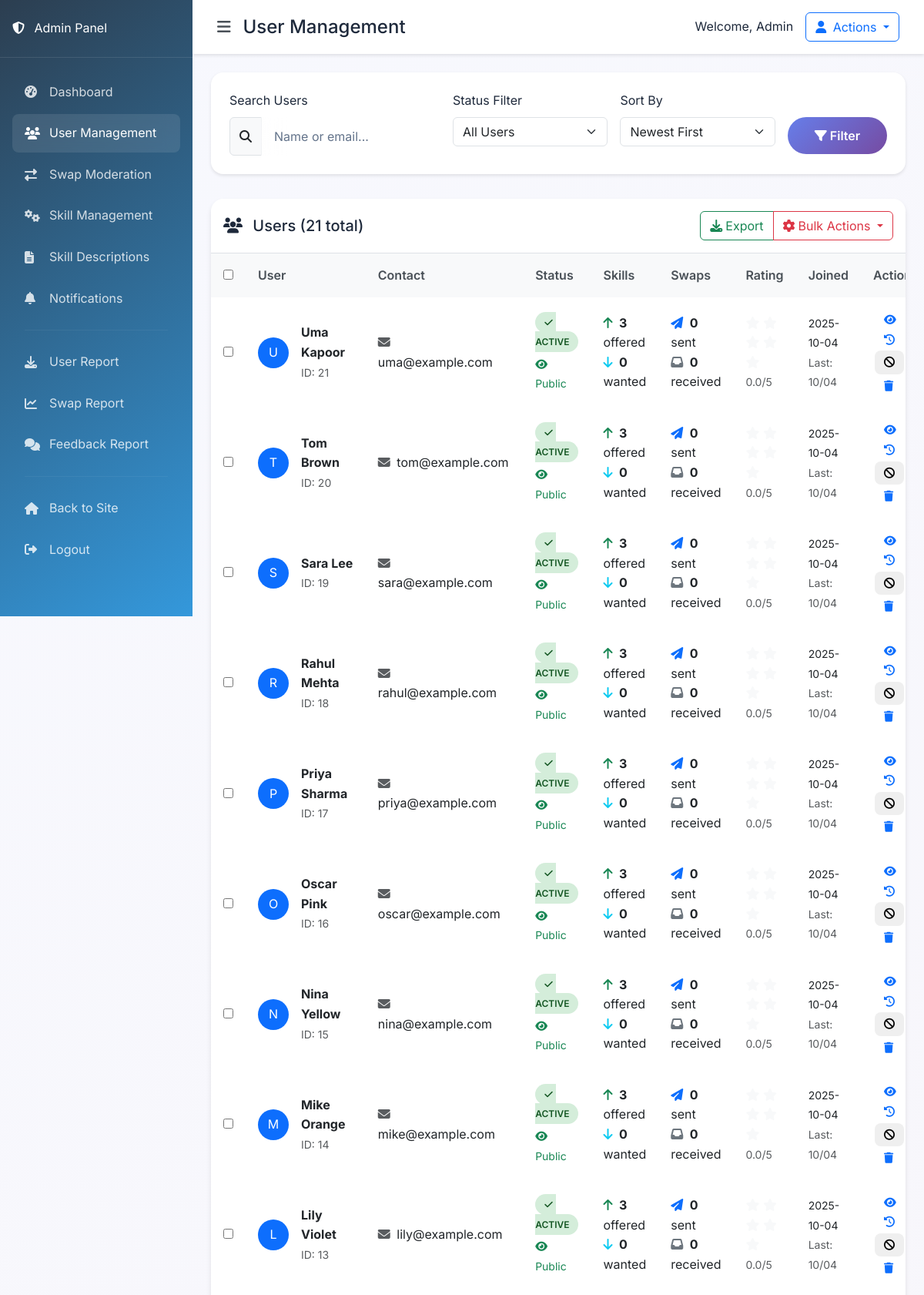
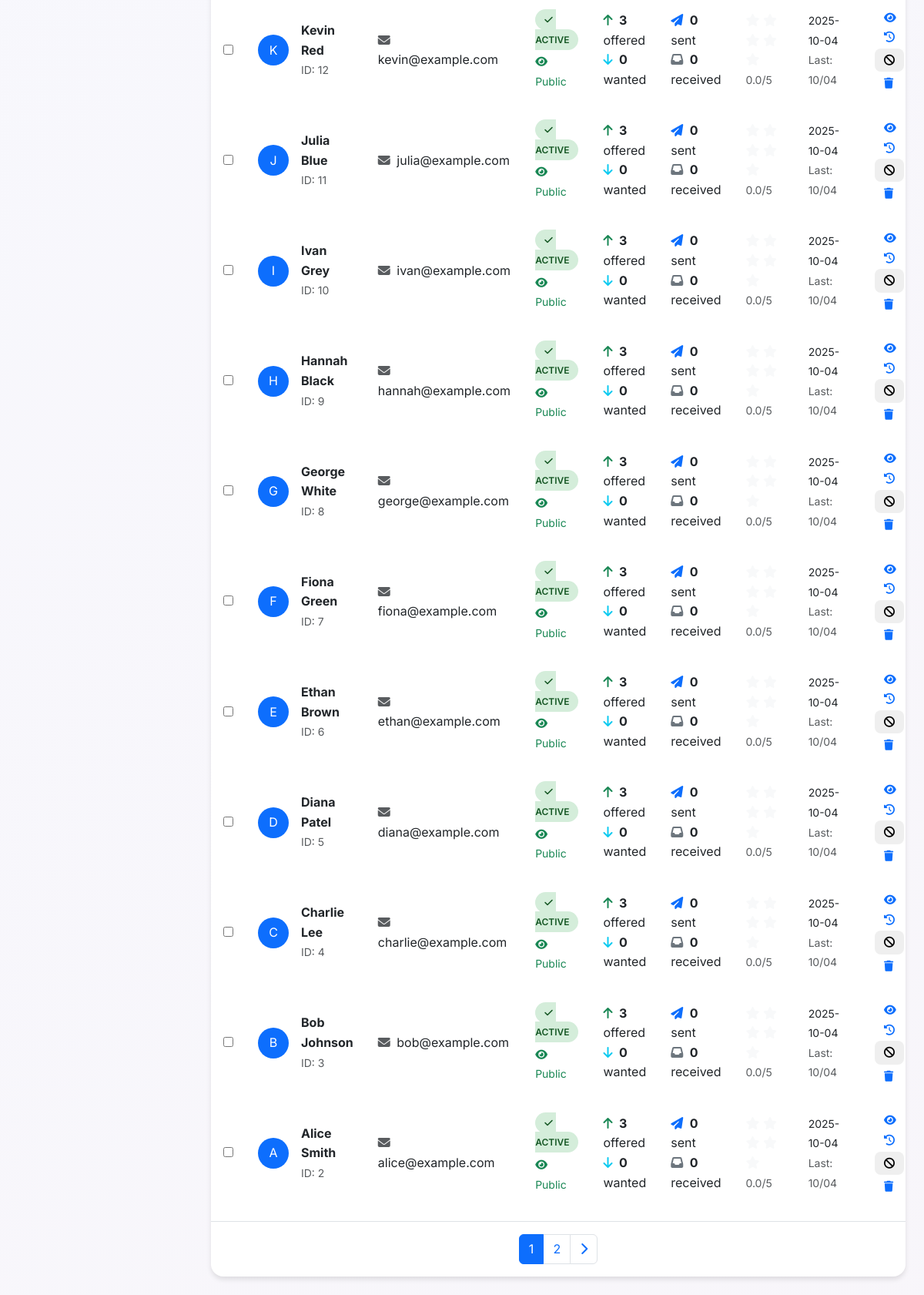
/admin/user_list (signed in), run on the app's committed database (2 pictures, top to bottom).
### models.py (models this page shows, shortened)
class User(db.Model):
    id = db.Column(db.Integer, primary_key=True)
    name = db.Column(db.String(80), nullable=False)
    email = db.Column(db.String(120), unique=True, nullable=False)
    password_hash = db.Column(db.String(128), nullable=True)  # Allow null for OAuth users
    location = db.Column(db.String(100))
    photo_url = db.Column(db.String(200))
    availability = db.Column(db.String(100))
    is_public = db.Column(db.Boolean, default=True)
    is_admin = db.Column(db.Boolean, default=False)
    is_banned = db.Column(db.Boolean, default=False)
    google_id = db.Column(db.String(50), unique=True, nullable=True)
    created_at = db.Column(db.DateTime, default=datetime.now)
    last_login = db.Column(db.DateTime, default=datetime.now)
    reset_token = db.Column(db.String(100), unique=True, nullable=True)
    reset_token_expires = db.Column(db.DateTime, nullable=True)
    skills = db.relationship('UserSkill', backref='user', lazy=True)
    sent_requests = db.relationship('SwapRequest', foreign_keys='SwapRequest.from_user_id', backref='requester', lazy=True)
    received_requests = db.relationship('SwapRequest', foreign_keys='SwapRequest.to_user_id', backref='receiver', lazy=True)
    def get_offered_skills(self):
        return [us.skill for us in self.skills if us.type == 'offered']
    def get_wanted_skills(self):
        return [us.skill for us in self.skills if us.type == 'wanted']
    def get_average_rating(self):
        try:
            from sqlalchemy import func
            result = db.session.query(func.avg(Feedback.rating))\
                .join(SwapRequest, ((SwapRequest.from_user_id == self.id) | (SwapRequest.to_user_id == self.id)))\
                .filter(Feedback.reviewer_id != self.id)\
                .scalar()
            return result or 0.0
        except Exception as e:
            print(f"Error calculating average rating: {e}")
            return 0.0

### admin_routes.py (the view)
    def decorated_function(*args, **kwargs):
        if not is_admin():
            flash('Access denied. Admin privileges required.', 'error')
            return redirect(url_for('main.index'))
        return f(*args, **kwargs)

### templates/user_list.html (shortened to what this page needs)
{% extends "admin/admin_base.html" %}
{% block page_title %}User Management{% endblock %}
{% block content %}
<div class="filter-section">
    <form method="GET" class="row g-3">
        <div class="col-md-4">
            <label class="form-label">Search Users</label>
            <div class="input-group">
                <span class="input-group-text">
                    <i class="fas fa-search"></i>
                </span>
                <input type="text" class="form-control" name="search" value="{{ search }}"
                       placeholder="Name or email...">
            </div>
        </div>
        <div class="col-md-3">
            <label class="form-label">Status Filter</label>
            <select class="form-select" name="status">
                <option value="all" {% if status_filter == 'all' %}selected{% endif %}>All Users</option>
            </select>
        </div>
        <div class="col-md-3">
            <label class="form-label">Sort By</label>
            <select class="form-select" name="sort">
                <option value="newest">Newest First</option>
            </select>
        </div>
        <div class="col-md-2">
            <label class="form-label">&nbsp;</label>
            <div class="d-grid">
                <button type="submit" class="btn btn-primary">
                    <i class="fas fa-filter me-1"></i>Filter
                </button>
            </div>
        </div>
    </form>
</div>
<div class="data-table">
    <div class="d-flex justify-content-between align-items-center p-3 border-bottom">
        <h5 class="mb-0">
            <i class="fas fa-users me-2"></i>
            Users ({{ users.total }} total)
        </h5>
        <div class="btn-group">
            <button class="btn btn-outline-success" onclick="exportUsers()">
                <i class="fas fa-download me-1"></i>Export
            </button>
            <div class="btn-group">
                <button class="btn btn-outline-danger dropdown-toggle" data-bs-toggle="dropdown">
                    <i class="fas fa-cog me-1"></i>Bulk Actions
                </button>
            </div>
        </div>
    </div>
    <div class="table-responsive">
        <table class="table">
            <thead>
                <tr>
                    <th width="50">
                        <input type="checkbox" id="selectAll" onchange="toggleAllUsers()">
                    </th>
                    <th>User</th>
                    <th>Contact</th>
                    <th>Status</th>
                    <th>Skills</th>
                    <th>Swaps</th>
                    <th>Rating</th>
                    <th>Joined</th>
                    <th width="200">Actions</th>
                </tr>
            </thead>
            <tbody>
                {% for user in users.items %}
                <tr>
                    <td>
                        <input type="checkbox" class="user-checkbox" value="{{ user.id }}" />
                    </td>
                    <td>
                        <div class="d-flex align-items-center">
                            <div class="user-avatar me-3">
                                {% if user.photo_url %}
                                    <img src="{{ user.photo_url }}" alt="{{ user.name }}"
                                         class="rounded-circle" width="40" height="40">
                                {% else %}
                                    <div class="rounded-circle bg-primary d-flex align-items-center justify-content-center"
                                         style="width: 40px; height: 40px; color: white;">
                                        {{ user.name[0].upper() }}
                                    </div>
                                {% endif %}
                            </div>
                            <div>
                                <strong>{{ user.name }}</strong>
                                <br>
                                <small class="text-muted">ID: {{ user.id }}</small>
                            </div>
                        </div>
                    </td>
                    <td>
                        <div>
                            <i class="fas fa-envelope me-1 text-muted"></i>
                            {{ user.email }}
                        </div>
                    </td>
                    <td>
                        {% if user.is_banned %}
                            <span class="status-badge status-banned">
                                <i class="fas fa-ban me-1"></i>Banned
                            </span>
                        {% else %}
                            <span class="status-badge status-active">
                                <i class="fas fa-check me-1"></i>Active
                            </span>
                        {% endif %}
                        {% if user.is_public %}
                            <div class="mt-1">
                                <small class="text-success">
                                    <i class="fas fa-eye me-1"></i>Public
                                </small>
                            </div>
                        {% else %}
                            <div class="mt-1">
                                <small class="text-muted">
                                    <i class="fas fa-eye-slash me-1"></i>Private
                                </small>
                            </div>
                        {% endif %}
                    </td>
                    <td>
                        <div class="skill-summary">
                            <div>
                                <i class="fas fa-arrow-up text-success me-1"></i>
                                <strong>{{ user.get_offered_skills()|length }}</strong> offered
                            </div>
                            <div>
                                <i class="fas fa-arrow-down text-info me-1"></i>
                                <strong>{{ user.get_wanted_skills()|length }}</strong> wanted
                            </div>
                        </div>
                    </td>
                    <td>
                        <div class="swap-summary">
                            <div>
                                <i class="fas fa-paper-plane text-primary me-1"></i>
                                <strong>{{ user.sent_requests|length }}</strong> sent
                            </div>
                            <div>
                                <i class="fas fa-inbox text-secondary me-1"></i>
                                <strong>{{ user.received_requests|length }}</strong> received
                            </div>
                        </div>
                    </td>
                    <td>
                        <div class="rating-display">
                            <div class="stars">
                                {% set rating = user.get_average_rating() %}
                                {% for i in range(5) %}
                                    <i class="fas fa-star {% if i < rating %}text-warning{% else %}text-light{% endif %}"></i>
                                {% endfor %}
                            </div>
                            <small class="text-muted">{{ "%.1f"|format(rating) }}/5</small>
                        </div>
                    </td>
                    <td>
                        <small>{{ user.created_at.strftime('%Y-%m-%d') if user.created_at else 'N/A' }}</small>
                        <br>
                        {% if user.last_login %}
                            <small class="text-muted">Last: {{ user.last_login.strftime('%m/%d') }}</small>
                        {% endif %}
                    </td>
                    <td>
                        <div class="action-buttons">
                            <a href="{{ url_for('main.public_profile', user_id=user.id) }}"
                               class="action-btn btn-outline-info" title="View Profile" target="_blank">
                                <i class="fas fa-eye"></i>
                            </a>
                            <a href="{{ url_for('admin.user_ban_history', user_id=user.id) }}"
                               class="action-btn btn-outline-warning" title="Ban History">
                                <i class="fas fa-history"></i>
                            </a>
                            {% if not user.is_admin %}
                                {% if user.is_banned %}
                                    <a href="{{ url_for('admin.unban_user', user_id=user.id) }}"
                                       class="action-btn btn-outline-success" title="Unban User"
                                       onclick="return confirm('Are you sure you want to unban {{ user.name }}?')">
                                        <i class="fas fa-check"></i>
                                    </a>
                                {% else %}
                                    <button class="action-btn btn-outline-danger" title="Ban User"
                                            onclick="showBanModal({{ user.id }}, '{{ user.name }}')">
                                        <i class="fas fa-ban"></i>
                                    </button>
                                {% endif %}
                                <a href="{{ url_for('admin.delete_user', user_id=user.id) }}"
                                   class="action-btn btn-outline-danger" title="Delete User"
                                   onclick="return confirm('Are you sure you want to delete {{ user.name }}? This action cannot be undone.')">
                                    <i class="fas fa-trash"></i>
                                </a>
                            {% endif %}
                        </div>
                    </td>
                </tr>
                {% endfor %}
            </tbody>
        </table>
    </div>
    {% if users.pages > 1 %}
    <div class="p-3 border-top">
        <nav aria-label="Users pagination">
            <ul class="pagination justify-content-center mb-0">
                {% for page_num in users.iter_pages() %}
                    {% if page_num %}
                        {% if page_num != users.page %}
                            <li class="page-item">
                                <a class="page-link" href="{{ url_for('admin.user_list', page=page_num, search=search, status=status_filter) }}">{{ page_num }}</a>
                            </li>
                        {% else %}
                            <li class="page-item active">
                                <span class="page-link">{{ page_num }}</span>
                            </li>
                        {% endif %}
                    {% else %}
                        <li class="page-item disabled">
                            <span class="page-link">…</span>
                        </li>
                    {% endif %}
                {% endfor %}
                {% if users.has_next %}
                    <li class="page-item">
                        <a class="page-link" href="{{ url_for('admin.user_list', page=users.next_num, search=search, status=status_filter) }}">
                            <i class="fas fa-chevron-right"></i>
                        </a>
                    </li>
                {% endif %}
            </ul>
        </nav>
    </div>
    {% endif %}
</div>
{% endblock %}

### data on the page
User: name "U", name "Uma Kapoor", id "21", email "uma@example.com", is_banned False (drawn), is_public True (drawn), get_offered_skills|length "3", get_wanted_skills|length "0", sent_requests|length "0", received_requests|length "0", rating "0.0", created_at "2025-10-04", last_login "10/04"
User: name "T", name "Tom Brown", id "20", email "tom@example.com", is_banned False (drawn), is_public True (drawn), get_offered_skills|length "3", get_wanted_skills|length "0", sent_requests|length "0", received_requests|length "0", rating "0.0", created_at "2025-10-04", last_login "10/04"
User: name "S", name "Sara Lee", id "19", email "sara@example.com", is_banned False (drawn), is_public True (drawn), get_offered_skills|length "3", get_wanted_skills|length "0", sent_requests|length "0", received_requests|length "0", rating "0.0", created_at "2025-10-04", last_login "10/04"
User: name "R", name "Rahul Mehta", id "18", email "rahul@example.com", is_banned False (drawn), is_public True (drawn), get_offered_skills|length "3", get_wanted_skills|length "0", sent_requests|length "0", received_requests|length "0", rating "0.0", created_at "2025-10-04", last_login "10/04"
User: name "P", name "Priya Sharma", id "17", email "priya@example.com", is_banned False (drawn), is_public True (drawn), get_offered_skills|length "3", get_wanted_skills|length "0", sent_requests|length "0", received_requests|length "0", rating "0.0", created_at "2025-10-04", last_login "10/04"
User: name "O", name "Oscar Pink", id "16", email "oscar@example.com", is_banned False (drawn), is_public True (drawn), get_offered_skills|length "3", get_wanted_skills|length "0", sent_requests|length "0", received_requests|length "0", rating "0.0", created_at "2025-10-04", last_login "10/04"
User: name "N", name "Nina Yellow", id "15", email "nina@example.com", is_banned False (drawn), is_public True (drawn), get_offered_skills|length "3", get_wanted_skills|length "0", sent_requests|length "0", received_requests|length "0", rating "0.0", created_at "2025-10-04", last_login "10/04"
User: name "M", name "Mike Orange", id "14", email "mike@example.com", is_banned False (drawn), is_public True (drawn), get_offered_skills|length "3", get_wanted_skills|length "0", sent_requests|length "0", received_requests|length "0", rating "0.0", created_at "2025-10-04", last_login "10/04"
User: name "L", name "Lily Violet", id "13", email "lily@example.com", is_banned False (drawn), is_public True (drawn), get_offered_skills|length "3", get_wanted_skills|length "0", sent_requests|length "0", received_requests|length "0", rating "0.0", created_at "2025-10-04", last_login "10/04"
User: name "K", name "Kevin Red", id "12", email "kevin@example.com", is_banned False (drawn), is_public True (drawn), get_offered_skills|length "3", get_wanted_skills|length "0", sent_requests|length "0", received_requests|length "0", rating "0.0", created_at "2025-10-04", last_login "10/04"
User: name "J", name "Julia Blue", id "11", email "julia@example.com", is_banned False (drawn), is_public True (drawn), get_offered_skills|length "3", get_wanted_skills|length "0", sent_requests|length "0", received_requests|length "0", rating "0.0", created_at "2025-10-04", last_login "10/04"
User: name "I", name "Ivan Grey", id "10", email "ivan@example.com", is_banned False (drawn), is_public True (drawn), get_offered_skills|length "3", get_wanted_skills|length "0", sent_requests|length "0", received_requests|length "0", rating "0.0", created_at "2025-10-04", last_login "10/04"
User: name "H", name "Hannah Black", id "9", email "hannah@example.com", is_banned False (drawn), is_public True (drawn), get_offered_skills|length "3", get_wanted_skills|length "0", sent_requests|length "0", received_requests|length "0", rating "0.0", created_at "2025-10-04", last_login "10/04"
User: name "G", name "George White", id "8", email "george@example.com", is_banned False (drawn), is_public True (drawn), get_offered_skills|length "3", get_wanted_skills|length "0", sent_requests|length "0", received_requests|length "0", rating "0.0", created_at "2025-10-04", last_login "10/04"
User: name "F", name "Fiona Green", id "7", email "fiona@example.com", is_banned False (drawn), is_public True (drawn), get_offered_skills|length "3", get_wanted_skills|length "0", sent_requests|length "0", received_requests|length "0", rating "0.0", created_at "2025-10-04", last_login "10/04"
User: name "E", name "Ethan Brown", id "6", email "ethan@example.com", is_banned False (drawn), is_public True (drawn), get_offered_skills|length "3", get_wanted_skills|length "0", sent_requests|length "0", received_requests|length "0", rating "0.0", created_at "2025-10-04", last_login "10/04"
User: name "D", name "Diana Patel", id "5", email "diana@example.com", is_banned False (drawn), is_public True (drawn), get_offered_skills|length "3", get_wanted_skills|length "0", sent_requests|length "0", received_requests|length "0", rating "0.0", created_at "2025-10-04", last_login "10/04"
User: name "C", name "Charlie Lee", id "4", email "charlie@example.com", is_banned False (drawn), is_public True (drawn), get_offered_skills|length "3", get_wanted_skills|length "0", sent_requests|length "0", received_requests|length "0", rating "0.0", created_at "2025-10-04", last_login "10/04"
User: name "B", name "Bob Johnson", id "3", email "bob@example.com", is_banned False (drawn), is_public True (drawn), get_offered_skills|length "3", get_wanted_skills|length "0", sent_requests|length "0", received_requests|length "0", rating "0.0", created_at "2025-10-04", last_login "10/04"
User: name "A", name "Alice Smith", id "2", email "alice@example.com", is_banned False (drawn), is_public True (drawn), get_offered_skills|length "3", get_wanted_skills|length "0", sent_requests|length "0", received_requests|length "0", rating "0.0", created_at "2025-10-04", last_login "10/04"

### other printed values
{{ users.total }} "21"
{{ page_num }} "1"
{{ page_num }} "2"
